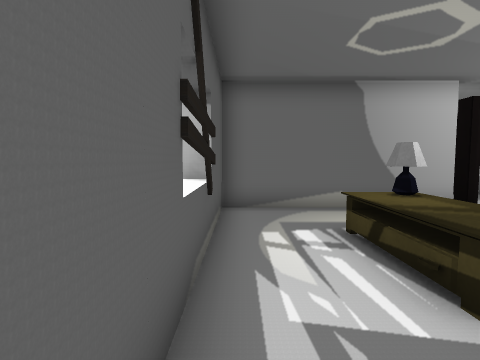
[1] (above)

20 first-person views from a walk through a Unity game level. The camera is 1.2 m above the floor, tilts 4° down and sees 80° across. The floor is counted in squares, 0.9 m on a side. Each view is taken from the middle of a square. On the plan, view 1 faces up. The plan holds only what a view shows up to about 14 squares ahead; the rest is blank. The place goes on beyond the plan. The player is left out. Door leaves are left out, so doorways stand open. Some surface patterns are stand-ins.

[2]
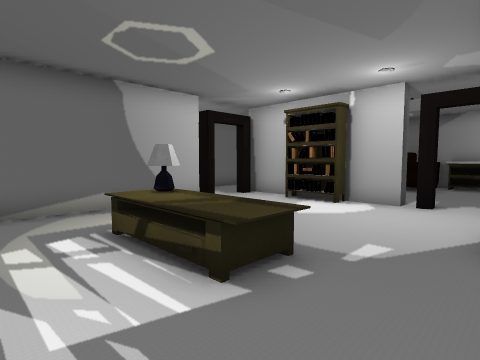

[3]
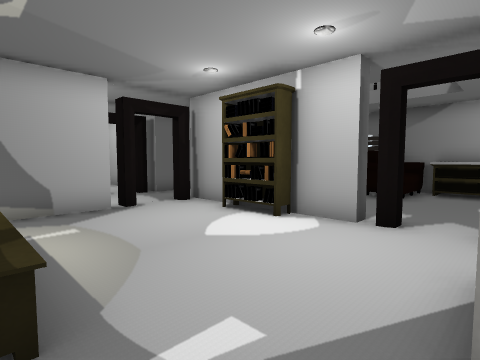

[4]
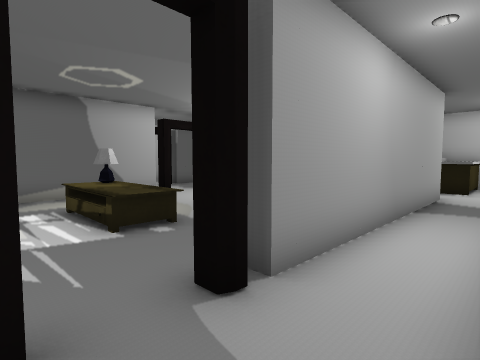

[5]
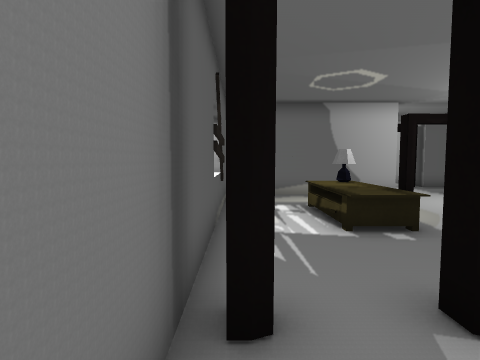

[6]
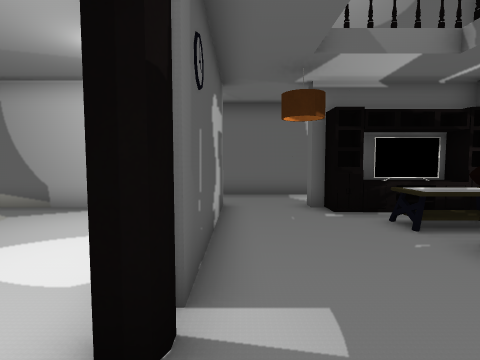

[7]
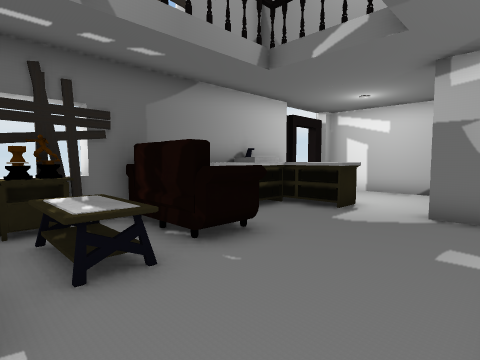

[8]
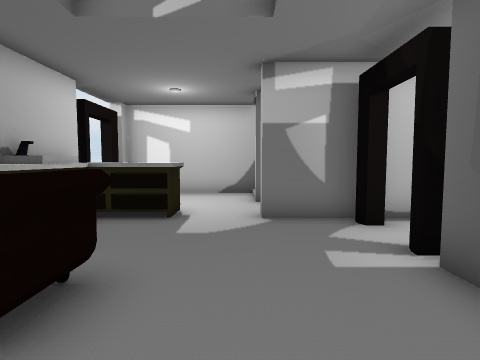

[9]
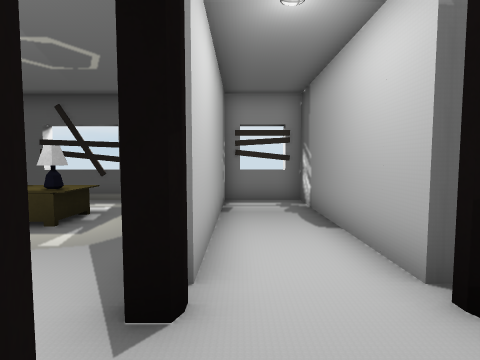

[10]
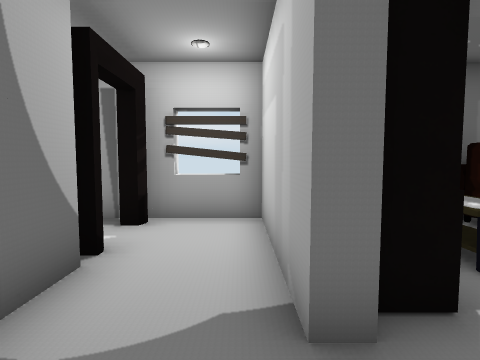

[11]
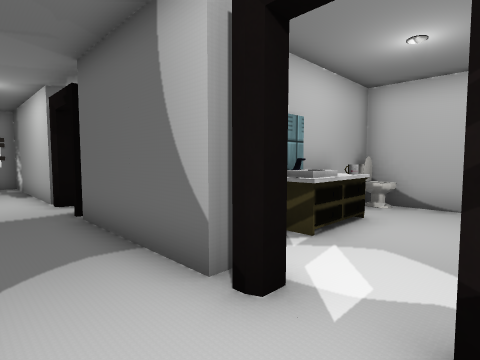

[12]
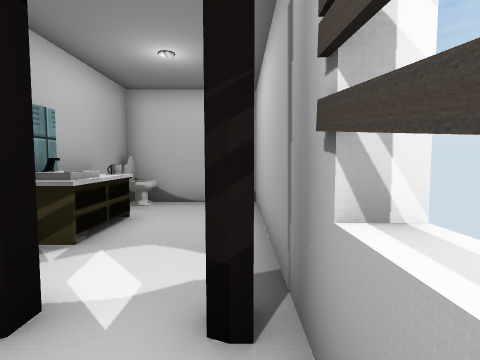

[13]
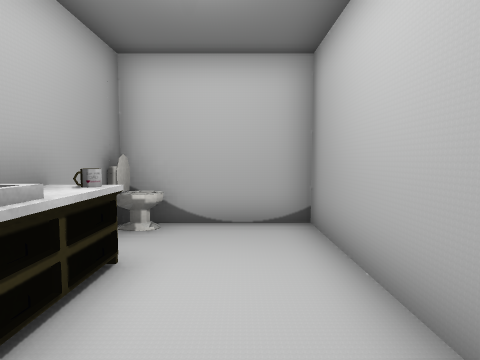

[14]
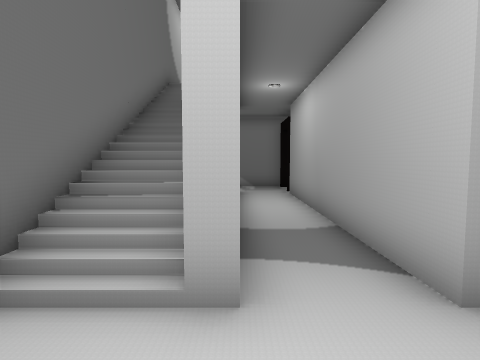

[15]
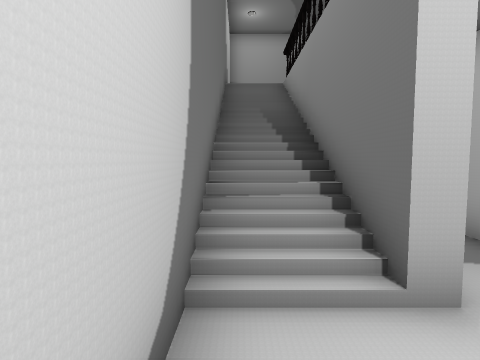

[16]
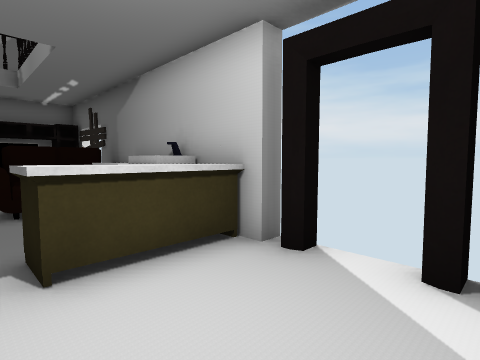

[17]
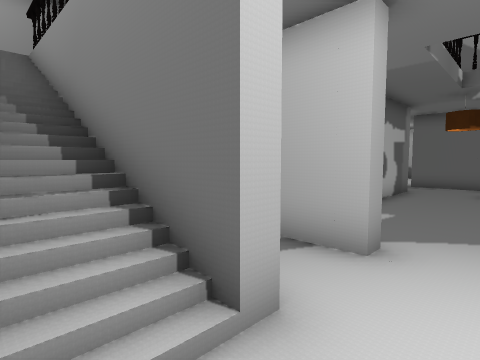

[18]
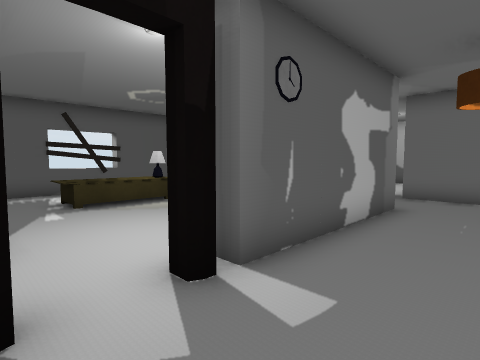

[19]
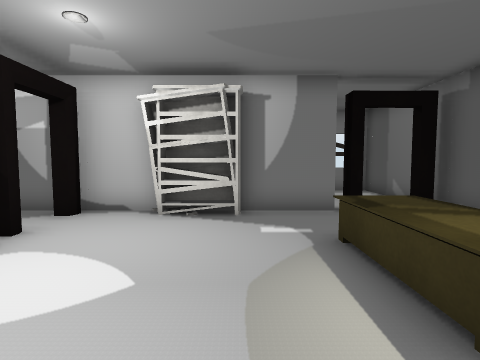

[20]
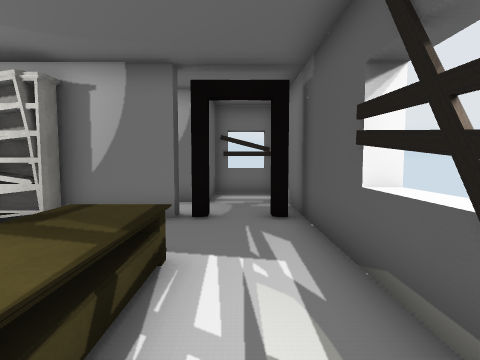

### Floor plan
Key: @ floor where view 1 was taken; # wall or solid block; . floor; / step, stairs or slope; D open door; = window, fence, low wall or low ledge; ^ raised ledge; E desk; L lamp; S shelf; C cabinet; I sink; T table; U cup; F sofa; A toilet; M mug; O other object.
Columns run from 1 left of view 1 to 17 right of it. Each row starts with its distance up from view 1.
 18              #A####
 17              #A...#
 16              #....#
 15              #M...#
 14              #I...#
 13               ....#
 12                ...#
 11 #######DDDD####DDD#
 10 ^.................^
  9 #.................#
  8 #DDDD##DDDD...OO###
  7 #.........#...OOOT#
  6 #.........#....TTU^
  5 #..EL.....S....TTT#
  4 #..EE.....#....FFF#
  3 ^..EE.....#....F C#
  2 #..EE.....D......C#
  1 #.........D......I#
  0 #@....OOO.D......I#
 -1 #DDD#########..CCC#
 -2 #.................D
 -3 #..//OOOOOOO#.....D
 -4 #../ ////////.....D
 -5 #../ ////////.....D
 -6 ##=################

Where each view was taken, in squares from view 1:
view 1: 0 up, 0 right, facing up
view 2: 0 up, 0 right, facing up-right
view 3: 0 up, 3 right, facing up-right
view 4: 3 down, 0 right, facing up-right
view 5: 3 down, 0 right, facing up
view 6: 0 up, 10 right, facing up
view 7: 7 up, 10 right, facing down-right
view 8: 6 up, 12 right, facing down
view 9: 9 up, 9 right, facing left
view 10: 9 up, 10 right, facing right
view 11: 9 up, 16 right, facing up-left
view 12: 9 up, 16 right, facing up
view 13: 12 up, 15 right, facing up
view 14: 3 down, 14 right, facing left
view 15: 5 down, 14 right, facing left
view 16: 5 down, 13 right, facing up-right
view 17: 5 down, 13 right, facing up-left
view 18: 0 up, 12 right, facing up-left
view 19: 7 up, 5 right, facing down
view 20: 6 up, 1 right, facing down
